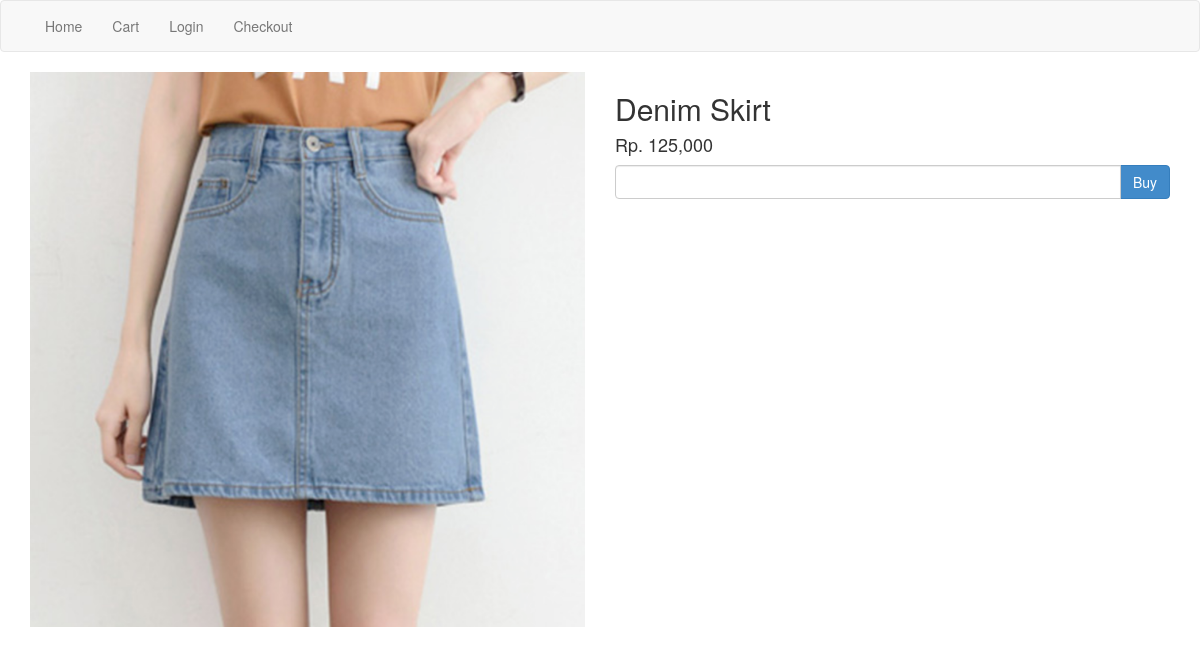
Screenshot of /detail.php?id=1 with the database file from the repository.
### tables this page shows
CREATE TABLE `produk` (
  `id_produk` int(11) NOT NULL,
  `nama_produk` varchar(100) NOT NULL,
  `harga_produk` int(11) NOT NULL,
  `berat_produk` int(11) NOT NULL,
  `foto_produk` varchar(100) NOT NULL,
  `deskripsi_produk` text NOT NULL
);

### detail.php (the view, shortened to what this page needs)
<?php
    $koneksi = new mysqli("localhost","root","","aphrodite");
    $id_produk = $_GET['id'];
    $ambil = $koneksi->query("SELECT * FROM produk WHERE id_produk='$id_produk'");
    $detail = $ambil->fetch_assoc();
?>
<!DOCTYPE html>
<html>
<head>
    <link rel="stylesheet" type="text/css" href="admin/assets/css/bootstrap.css">
</head>
<body>
    <nav class="navbar navbar-default">
        <div class="container">
            <ul class="nav navbar-nav">
                <li>
                    <a href=home.php">Home</a>
                </li>
                <li>
                    <a href="cart.php">Cart</a>
                </li>
                <li>
                    <a href="login.php">Login</a>
                </li>
                <li>
                    <a href="checkout.php">Checkout</a>
                </li>
            </ul>
        </div>
    </nav>
    <section class="kontent">
        <div class="container">
            <div class="row">
                <div class="col-md-6">
                    <img src="foto_produk/<?php echo $detail['foto_produk'];?>" alt="" class="img-responsive">
                </div>
                <div class="col-md-6">
                    <h2><?php echo $detail['nama_produk']?></h2>
                    <h4>Rp. <?php echo number_format($detail['harga_produk']);?></h4>
                    <form method="POST">
                        <div class="form-group">
                            <div class="input-group">
                                <input type="number" name="jumlah" min="1" class="form-control">
                                <div class="input-group-btn">
                                    <button class="btn btn-primary" name="beli">Buy</button>
                                </div>
                            </div>
                        </div>
                    </form>
                </div>
            </div>
        </div>
    </section>

### rows the page displays
produk: foto_produk (picture), nama_produk "Denim Skirt", harga_produk "125,000"
